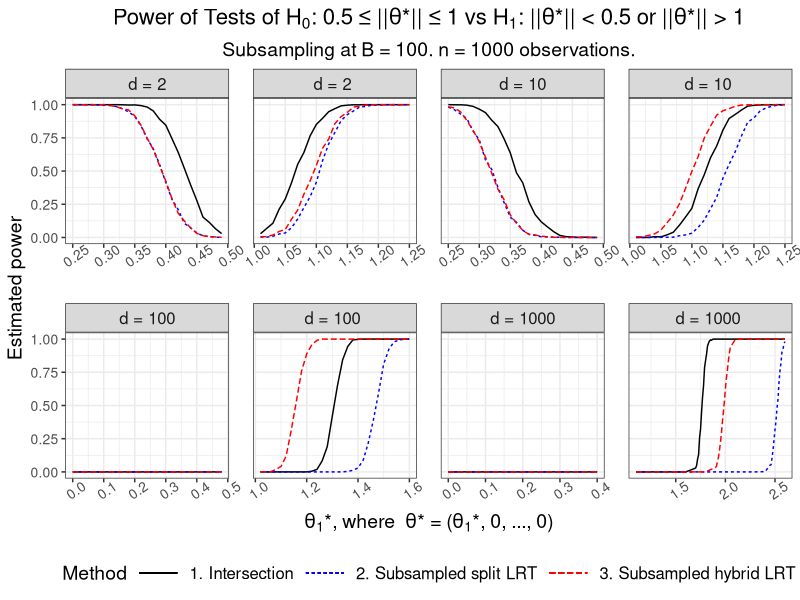
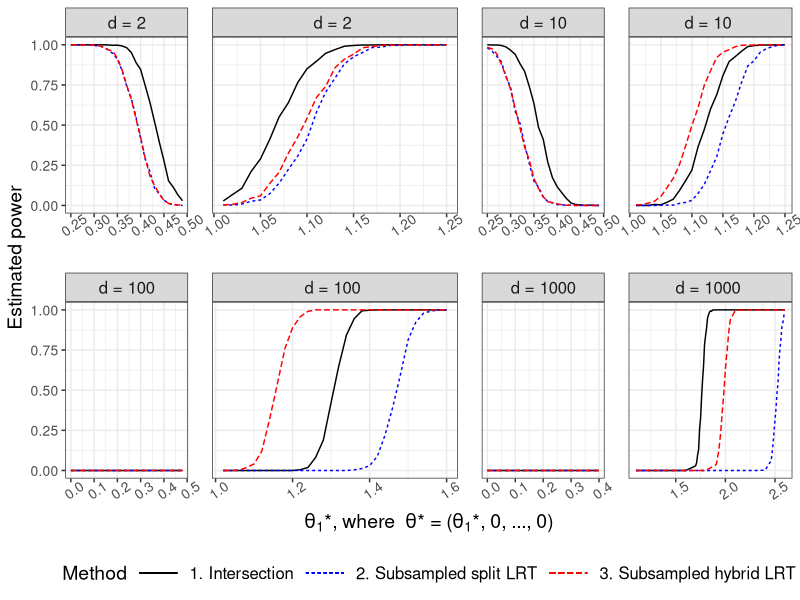

The R script that drew these images, in order:
# Plot power and validity of subsampled split, subsampled hybrid RIPR/split, and 
# intersection tests.
# H_0: ||theta*|| \in [0.5, 1.0]
# H_1: ||theta*|| \notin [0.5, 1.0]

library(tidyverse)
library(data.table)
library(grid)

# Create theme
paper_theme <- theme_bw() +
  theme(plot.title = element_text(hjust = 0.5, size = 16),
        plot.subtitle = element_text(hjust = 0.5, size = 14),
        legend.title = element_text(size = 14),
        axis.title = element_text(size = 14),
        legend.text = element_text(size = 12),
        axis.text = element_text(size = 12),
        strip.text = element_text(size = 12),
        panel.spacing = unit(1.2, "lines"))

# Read in data

results_intersect <- fread("sim_data/fig07_intersect.csv")
results_intersect[, Method := "1. Intersection"]

results_split <- fread("sim_data/fig07_split_subsample.csv")
results_split[, Method := "2. Subsampled split LRT"]

results_hybrid <- fread("sim_data/fig07_hybrid.csv")
results_hybrid[, Method := "3. Subsampled hybrid LRT"]

results <- rbind(results_intersect, results_split, results_hybrid, fill = T) %>% 
  mutate(d = factor(d, levels = c(2, 10, 100, 1000),
                    labels = c("d = 2", "d = 10", "d = 100", "d = 1000"))) %>% 
  filter(n == 1000) %>% 
  as.data.table() 

#########################################################################
##### Plot power at B = 100 with different line types and no points #####
#########################################################################

power_plot_linetype <- results %>%
  filter(theta_star_1 < 0.5 | theta_star_1 > 1) %>% 
  mutate(theta_star_range = factor(theta_star_1 < 0.5, levels = c(T, F),
                                   labels = c("< 0.5", "> 1"))) %>% 
  ggplot(aes(x = theta_star_1, y = reject, col = Method, linetype = Method)) +
  geom_line(data = results %>% 
              filter(theta_star_1 < 0.5, d == "d = 2", theta_star_1 >= 0)) +
  geom_line(data = results %>% 
              filter(theta_star_1 > 1, d == "d = 2", theta_star_1 <= 2)) +
  geom_line(data = results %>% 
              filter(theta_star_1 < 0.5, d == "d = 10", theta_star_1 >= 0)) +
  geom_line(data = results %>% 
              filter(theta_star_1 > 1, d == "d = 10", theta_star_1 <= 2)) +
  geom_line(data = results %>% filter(theta_star_1 < 0.5, d == "d = 100")) +
  geom_line(data = results %>% 
              filter(theta_star_1 > 1, d == "d = 100", theta_star_1 <= 2)) +
  geom_line(data = results %>% filter(theta_star_1 < 0.5, d == "d = 1000")) +
  geom_line(data = results %>% 
              filter(theta_star_1 > 1, d == "d = 1000", theta_star_1 <= 4)) +
  facet_wrap(~ factor(paste(d, theta_star_1 > 1),
                      levels = c("d = 2 FALSE", "d = 2 TRUE",
                                 "d = 10 FALSE", "d = 10 TRUE", 
                                 "d = 100 FALSE", "d = 100 TRUE",
                                 "d = 1000 FALSE", "d = 1000 TRUE"),
                      labels = c("d = 2", "d = 2 ", "d = 10", "d = 10 ",
                                 "d = 100", "d = 100 ", "d = 1000", "d = 1000 ")), 
             scales = "free_x", nrow = 2) +
  labs(title = expression("Power of Tests of"~
                            H[0]*": 0.5 \U2264 ||"*theta*"\U002A|| \U2264 1 vs"~
                            H[1]*": ||"*theta*"\U002A|| < 0.5 or ||"*
                            theta*"\U002A|| > 1"),
       subtitle = "Subsampling at B = 100. n = 1000 observations.",
       y = "Estimated power",
       x = expression(theta[1]*"\U002A, where "~theta*"\U002A"~
                        "="~"("*theta[1]*"\U002A"*", 0, ..., 0)")) +
  scale_color_manual(values = c("black", "blue", "red")) +
  paper_theme +
  theme(legend.position = "bottom",
        axis.text = element_text(size = 10),
        axis.text.x = element_text(size = 10, angle = 35),
        legend.key.width = unit(1.2, "cm"))

###################################################
##### Plot power at B = 100 (journal version) #####
###################################################

power_plot_spaced_journal <- 
  ggplot_gtable(ggplot_build(power_plot_linetype + labs(title = NULL, subtitle = NULL)))

power_plot_spaced_journal$widths[7] <- 0.75*power_plot_spaced_journal$widths[7]
power_plot_spaced_journal$widths[11] <- 1.5*power_plot_spaced_journal$widths[11]
power_plot_spaced_journal$widths[15] <- 0.75*power_plot_spaced_journal$widths[15]
power_plot_spaced_journal$widths[21] <- 2*power_plot_spaced_journal$widths[21]

#####################
##### Save plot #####
#####################

cairo_pdf("sim_plots/figure_07.pdf", height = 5, width = 9)
grid.draw(power_plot_spaced_journal)
dev.off()
